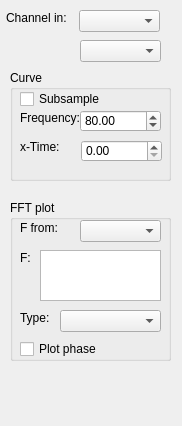
<?xml version="1.0" encoding="UTF-8"?>
<ui version="4.0">
 <class>Form</class>
 <widget class="QWidget" name="Form">
  <property name="geometry">
   <rect>
    <x>0</x>
    <y>0</y>
    <width>182</width>
    <height>426</height>
   </rect>
  </property>
  <property name="windowTitle">
   <string>Form</string>
  </property>
  <widget class="QComboBox" name="comboBox">
   <property name="geometry">
    <rect>
     <x>79</x>
     <y>10</y>
     <width>81</width>
     <height>22</height>
    </rect>
   </property>
  </widget>
  <widget class="QLabel" name="label">
   <property name="geometry">
    <rect>
     <x>6</x>
     <y>10</y>
     <width>61</width>
     <height>16</height>
    </rect>
   </property>
   <property name="text">
    <string>Channel in:</string>
   </property>
  </widget>
  <widget class="QGroupBox" name="groupBox">
   <property name="geometry">
    <rect>
     <x>10</x>
     <y>70</y>
     <width>161</width>
     <height>111</height>
    </rect>
   </property>
   <property name="title">
    <string>Curve</string>
   </property>
   <widget class="QDoubleSpinBox" name="doubleSpinBox">
    <property name="geometry">
     <rect>
      <x>70</x>
      <y>40</y>
      <width>81</width>
      <height>22</height>
     </rect>
    </property>
    <property name="minimum">
     <double>0.000000000000000</double>
    </property>
    <property name="maximum">
     <double>100000.000000000000000</double>
    </property>
    <property name="value">
     <double>80.000000000000000</double>
    </property>
   </widget>
   <widget class="QDoubleSpinBox" name="doubleSpinBox_2">
    <property name="geometry">
     <rect>
      <x>71</x>
      <y>70</y>
      <width>81</width>
      <height>22</height>
     </rect>
    </property>
   </widget>
   <widget class="QLabel" name="label_4">
    <property name="geometry">
     <rect>
      <x>10</x>
      <y>70</y>
      <width>47</width>
      <height>14</height>
     </rect>
    </property>
    <property name="text">
     <string>x-Time:</string>
    </property>
   </widget>
   <widget class="QLabel" name="label_5">
    <property name="geometry">
     <rect>
      <x>10</x>
      <y>40</y>
      <width>61</width>
      <height>16</height>
     </rect>
    </property>
    <property name="text">
     <string>Frequency:</string>
    </property>
   </widget>
   <widget class="QCheckBox" name="checkBox_2">
    <property name="geometry">
     <rect>
      <x>10</x>
      <y>20</y>
      <width>131</width>
      <height>18</height>
     </rect>
    </property>
    <property name="text">
     <string>Subsample</string>
    </property>
   </widget>
  </widget>
  <widget class="QGroupBox" name="groupBox_2">
   <property name="geometry">
    <rect>
     <x>10</x>
     <y>200</y>
     <width>161</width>
     <height>161</height>
    </rect>
   </property>
   <property name="title">
    <string>FFT plot</string>
   </property>
   <widget class="QComboBox" name="comboBox_2">
    <property name="geometry">
     <rect>
      <x>70</x>
      <y>20</y>
      <width>81</width>
      <height>22</height>
     </rect>
    </property>
   </widget>
   <widget class="QLabel" name="label_2">
    <property name="geometry">
     <rect>
      <x>10</x>
      <y>20</y>
      <width>41</width>
      <height>16</height>
     </rect>
    </property>
    <property name="text">
     <string>F from:</string>
    </property>
   </widget>
   <widget class="QLabel" name="label_3">
    <property name="geometry">
     <rect>
      <x>10</x>
      <y>110</y>
      <width>31</width>
      <height>16</height>
     </rect>
    </property>
    <property name="text">
     <string>Type:</string>
    </property>
   </widget>
   <widget class="QComboBox" name="comboBox_3">
    <property name="geometry">
     <rect>
      <x>50</x>
      <y>110</y>
      <width>101</width>
      <height>22</height>
     </rect>
    </property>
   </widget>
   <widget class="QCheckBox" name="checkBox">
    <property name="geometry">
     <rect>
      <x>10</x>
      <y>140</y>
      <width>81</width>
      <height>18</height>
     </rect>
    </property>
    <property name="text">
     <string>Plot phase</string>
    </property>
   </widget>
   <widget class="QLabel" name="label_6">
    <property name="geometry">
     <rect>
      <x>10</x>
      <y>50</y>
      <width>16</width>
      <height>16</height>
     </rect>
    </property>
    <property name="text">
     <string>F:</string>
    </property>
   </widget>
   <widget class="QListWidget" name="listWidget">
    <property name="geometry">
     <rect>
      <x>30</x>
      <y>50</y>
      <width>121</width>
      <height>51</height>
     </rect>
    </property>
   </widget>
  </widget>
  <widget class="QComboBox" name="comboBox_4">
   <property name="geometry">
    <rect>
     <x>80</x>
     <y>40</y>
     <width>81</width>
     <height>22</height>
    </rect>
   </property>
  </widget>
 </widget>
 <resources/>
 <connections/>
</ui>
